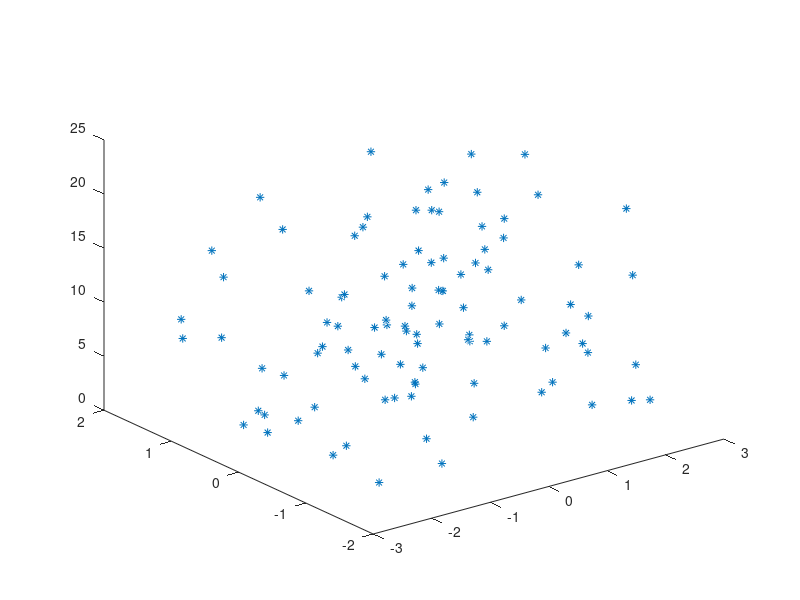

The MATLAB script that drew this image: (Note: this script raises an error after producing the figure.)
% Vector de Translación
T = [0.05,-0.04, 0.06]';
%T = [1, 1, 0.1]';

% Datos 3D
figure (1);
N=100;
X=[5*(rand(1,N)-0.5);3.3*(rand(1,N)-0.5);1 + 20 * rand(1,N); ones(1,N)];
plot3(X(1,:),X(2,:),X(3,:),'*');
K=[1000,0,400;0,1000,300;0,0,1];

%proyeccion y movimiento a lo largo del eje T
%Puntos a diferentes profundidades.
dt = 4;
[x,xp] = desplazamientoIdeal(X, T, dt);
figure (2);
plot(x(1,:),x(2,:),'r*',xp(1,:),xp(2,:),'b*',T(1)/T(3), T(2)/T(3), '*k')
axis equal;
hold on;
for i=1:N
   plot( [x(1,i),xp(1,i)], [x(2,i),xp(2,i)], 'm');
end
hold off;

%proyeccion y movimiento a lo largo del eje T
%Puntos a la misma profundidad.
X(3,:)=2 * ones(1,N);
[x,xp] = desplazamientoIdeal(X, T, 4);
figure (3);
plot(x(1,:),x(2,:),'r*',xp(1,:),xp(2,:),'b*',T(1)/T(3), T(2)/T(3), '*k')
axis equal;
hold on;
for i=1:N
   plot( [x(1,i),xp(1,i)], [x(2,i),xp(2,i)], 'm');
end
hold off;

%Calculamos la homografia entre dos frames cuando la camara se desplaza
%con una velocidad translacional definida por T en intervalo dt de tiempo.
xpn=zeros(size(xp));
for i=1:N
   q=(X(3,i)+dt*T(3))/X(3,i);
   H=[q, 0, -T(1)*dt/X(3,i); 0, q, -T(2)*dt/X(3,i);0,0,1];
   xpn(:,i) = H * x(:,i);
end
